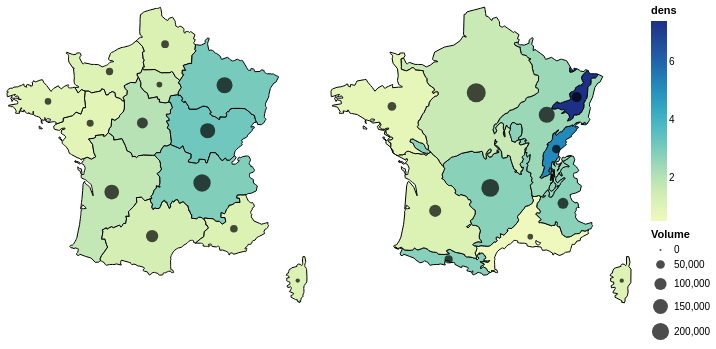

Here is the notebook cell this chart was saved with:
### Markdown cell above
##### Question 4

These different maps depict the Map Area Unit Problem (MAUP), which corresponds to the influence of the spatial grid used to discretize your initial data, on the aggregated data and its representation.

To tackle this problem, and not introduce a bias in the phenomena interpretation, the data can be represented either through regular grids (square or hexagons). However this regular sampling of space hides boundaries and spatial shapes users can be used to observe, and make spatial contextualization more difficult.
Another solution is the use of spatial division those geometry fits the spatial dynamic of the represented phenomena, like here with great ecoregions and sylvoecoregions.

### Code cell
background_regions = altair.Chart(data_geojson_regions).mark_geoshape(stroke='black').transform_lookup(
    lookup='properties.code_geog',
    from_=altair.LookupData(volume_by_regions, 'RAD13', ['Volume'])).transform_calculate(
    dens='datum.Volume/datum.properties.area'
).encode(
    color='dens:Q',
    tooltip=[
                altair.Tooltip("properties.libelle_geog", type='nominal', title="code"),
                altair.Tooltip("dens", type='quantitative', title="wood dens")
            ]
).project('mercator')

propcircle_regions = altair.Chart(data_geojson_regions).mark_circle(fill='black').transform_lookup(
    lookup='properties.code_geog',
    from_=altair.LookupData(volume_by_regions, 'RAD13', ['Volume'])).encode(
    longitude='properties.x:Q',
    latitude='properties.y:Q',
    size=altair.Size('Volume:Q'),
    tooltip=[
                altair.Tooltip("properties.libelle_geog", type='nominal', title="code"),
                altair.Tooltip("Volume", type='quantitative', title="wood volume")
            ]
)
  
background_grandesecoregions = altair.Chart(data_geojson_grandesecoregions).mark_geoshape(stroke='black').transform_lookup(
    lookup='properties.code_geog',
    from_=altair.LookupData(volume_by_greco, 'GRECO', ['Volume'])).transform_calculate(
    dens='datum.Volume/datum.properties.area'
).encode(
    color='dens:Q',
    tooltip=[
                altair.Tooltip("properties.libelle_geog", type='nominal', title="code"),
                altair.Tooltip("dens", type='quantitative', title="wood dens")
            ]
).project('mercator')

propcircle_grandesecoregions = altair.Chart(data_geojson_grandesecoregions).mark_circle(fill='black').transform_lookup(
    lookup='properties.code_geog',
    from_=altair.LookupData(volume_by_greco, 'GRECO', ['Volume'])).encode(
    longitude='properties.x:Q',
    latitude='properties.y:Q',
    size=altair.Size('Volume:Q'),
    tooltip=[
                altair.Tooltip("properties.libelle_geog", type='nominal', title="code"),
                altair.Tooltip("Volume", type='quantitative', title="wood volume")
            ]
)
    
background_regions + propcircle_regions | background_grandesecoregions + propcircle_grandesecoregions
